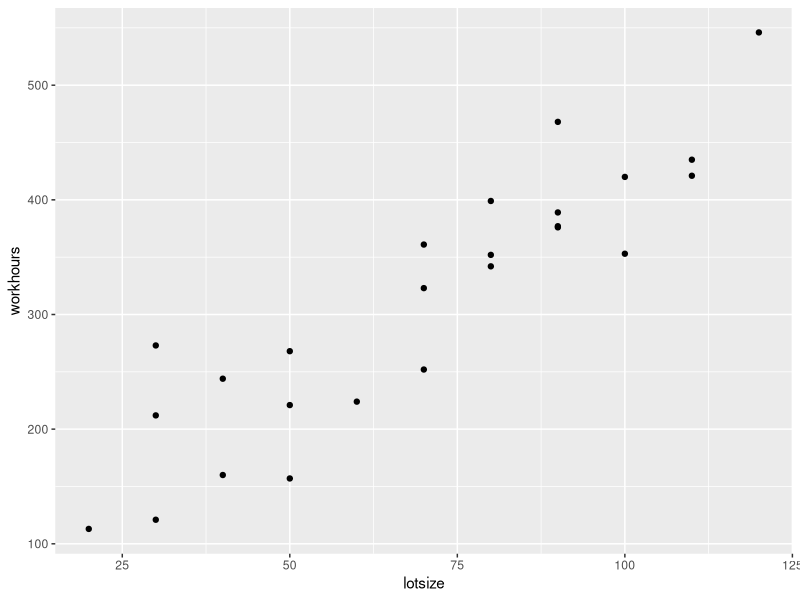
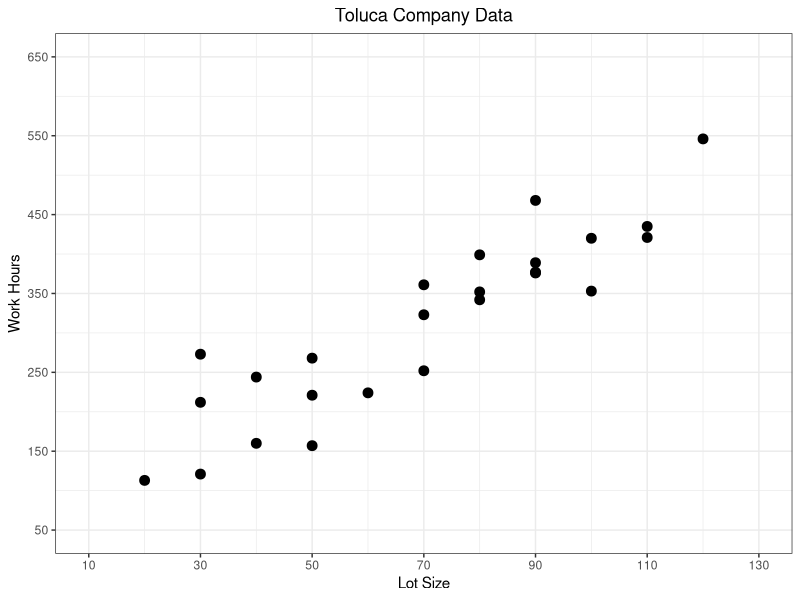
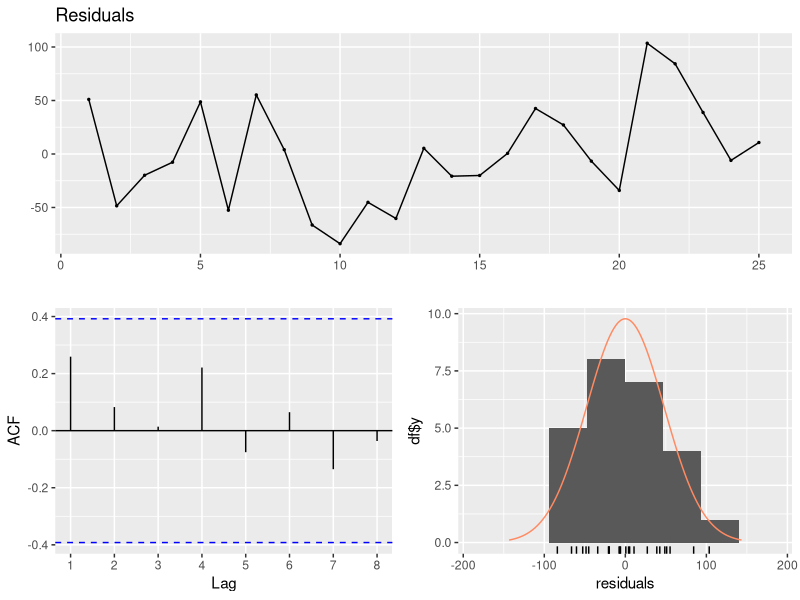
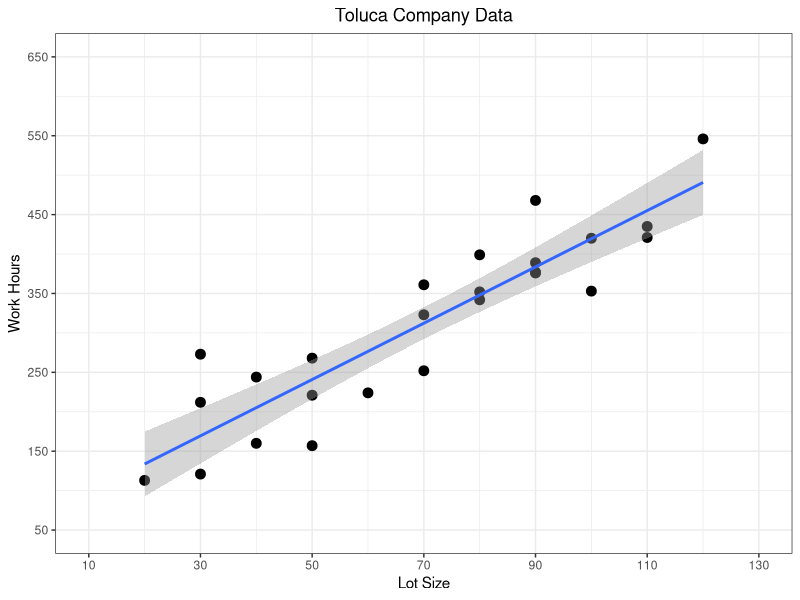

The R source for these figures, in order:
library(tidyverse)
library(forecast)

# Create the data frame
toluca <- data.frame(
  lotsize = c(80, 30, 50, 90, 70, 60, 120, 80, 100, 50, 40, 70, 90, 20, 110, 100, 30, 50, 90, 110, 30, 90, 40, 80, 70),
  workhours = c(399, 121, 221, 376, 361, 224, 546, 352, 353, 157, 160, 252, 389, 113, 435, 420, 212, 268, 377, 421, 273, 468, 244, 342, 323)
)

# Scatterplot
ggplot(toluca, aes(lotsize, workhours)) +
  geom_point()

# Make a nice scatterplot
ggplot(toluca, aes(lotsize, workhours)) +
  geom_point(size = 3) +
  theme_bw() +
  scale_x_continuous("Lot Size", breaks = seq(10, 130, by = 20), limits = c(10, 130)) +
  scale_y_continuous("Work Hours", breaks = seq(50, 650, by = 100), limits = c(50, 650)) +
  ggtitle("Toluca Company Data") +
  theme(plot.title = element_text(hjust = 0.5))

# Correlation
cor(toluca$lotsize, toluca$workhours)

# Simple linear model
toluca_lm <- lm(workhours ~ lotsize, data = toluca)
summary(toluca_lm)
checkresiduals(toluca_lm)

# Scatterplot with regression line
# Make a nice scatterplot
ggplot(toluca, aes(lotsize, workhours)) +
  geom_point(size = 3) +
  geom_smooth(method = "lm") +
  theme_bw() +
  scale_x_continuous("Lot Size", breaks = seq(10, 130, by = 20), limits = c(10, 130)) +
  scale_y_continuous("Work Hours", breaks = seq(50, 650, by = 100), limits = c(50, 650)) +
  ggtitle("Toluca Company Data") +
  theme(plot.title = element_text(hjust = 0.5))

# Observe predictions
toluca_lm$fitted.values

# Check for lack of fit
toluca_lm_2 <- lm(workhours ~ poly(lotsize, 2), data = toluca)
anova(toluca_lm_2, toluca_lm)
